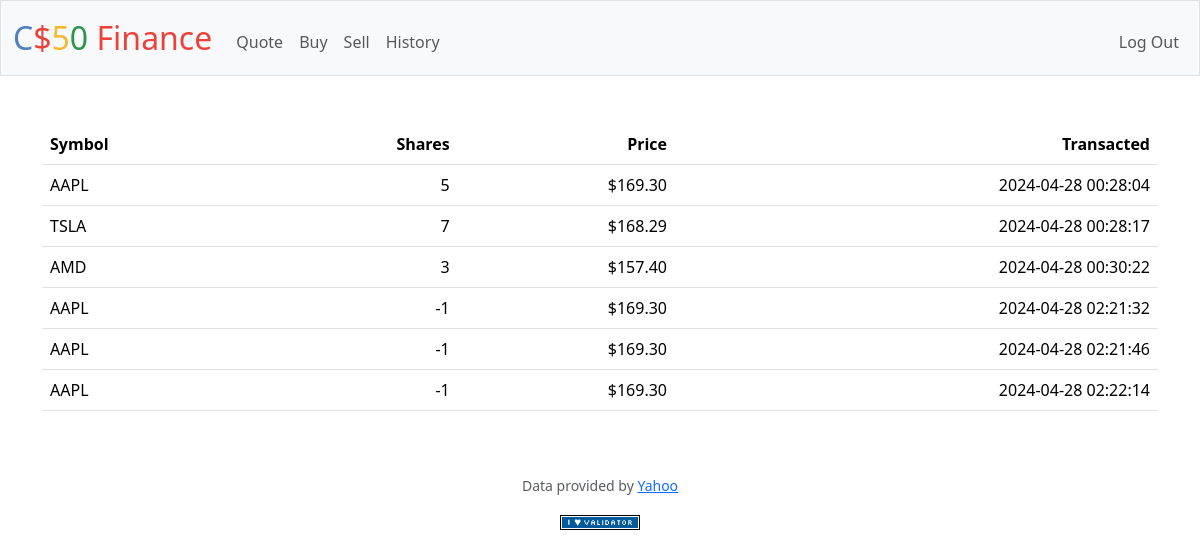
/history (signed in), run on an earlier commit of the app's database.
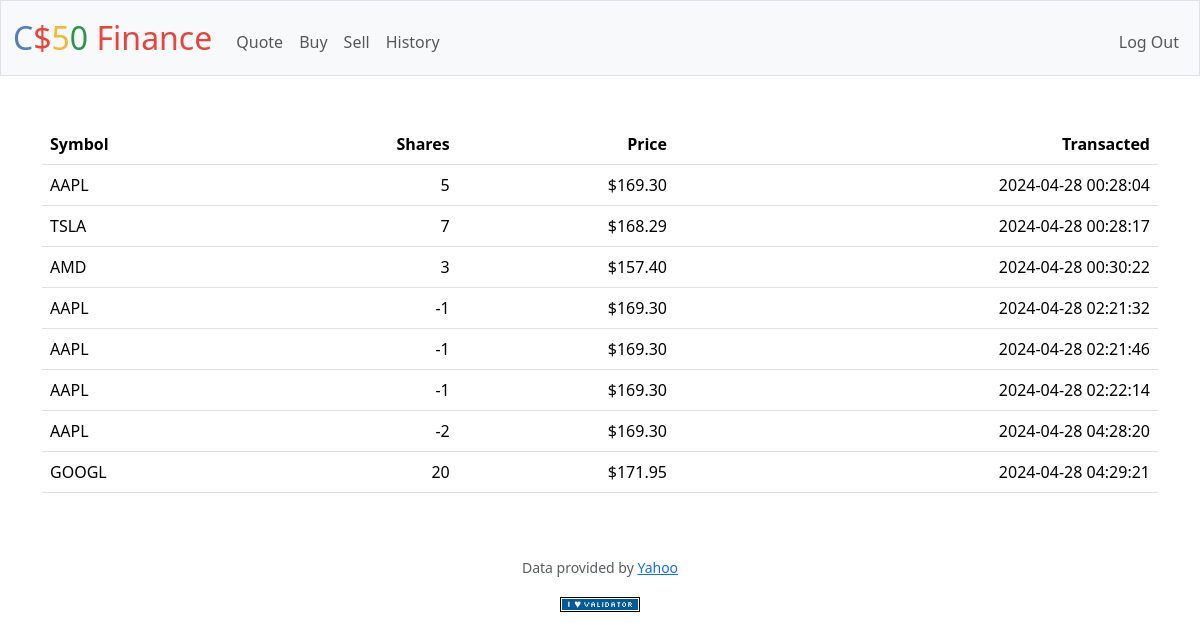
And on a later commit of the database.
### tables this page shows
CREATE TABLE transactions (tx_id INTEGER PRIMARY KEY AUTOINCREMENT NOT NULL UNIQUE, user_id INTEGER NOT NULL, symbol TEXT NOT NULL, shares INTEGER NOT NULL, price NUMERIC NOT NULL, datetime DATETIME NOT NULL, FOREIGN KEY (user_id) REFERENCES users(id));

### app.py (the view)
@app.route("/history")
@login_required
def history():
    transactions = db.execute("SELECT symbol, shares, price, datetime FROM transactions WHERE user_id = ?", session["user_id"])
    return render_template("history.html", transactions=transactions)

### app.py (called while the page is built)
@app.after_request
def after_request(response):
    response.headers["Cache-Control"] = "no-cache, no-store, must-revalidate"
    response.headers["Expires"] = 0
    response.headers["Pragma"] = "no-cache"
    return response

### helpers.py (called while the page is built)
def login_required(f):
    @wraps(f)
    def decorated_function(*args, **kwargs):
        if session.get("user_id") is None:
            return redirect("/login")
        return f(*args, **kwargs)
    return decorated_function

def usd(value):
    return f"${value:,.2f}"

### templates/history.html (shortened to what this page needs)
{% extends 'layout.html' %}
{% block main %}
    <table class="table">
        <thead>
            <tr>
                <th class="text-start">Symbol</th>
                <th class="text-end">Shares</th>
                <th class="text-end">Price</th>
                <th class="text-end">Transacted</th>
            </tr>
        </thead>
        <tbody>
            {% for row in transactions %}
                <tr>
                    <td class="text-start">{{ row.symbol }}</td>
                    <td class="text-end">{{ row.shares }}</td>
                    <td class="text-end">{{ row.price | usd }}</td>
                    <td class="text-end">{{ row.datetime }}</td>
                </tr>
            {% endfor %}
        </tbody>
    </table>
{% endblock %}

### templates/layout.html (shortened to what this page needs)
<!DOCTYPE html>
<html lang="en">
    <head>
        <link href="https://cdn.jsdelivr.net/npm/bootstrap@5.3.3/dist/css/bootstrap.min.css" rel="stylesheet">
        <link href="/static/styles.css" rel="stylesheet">
    </head>
    <body>
        <nav class="bg-light border navbar navbar-expand-md navbar-light">
            <div class="container-fluid">
                <a class="navbar-brand" href="/"><span class="blue">C</span><span class="red">$</span><span class="yellow">5</span><span class="green">0</span> <span class="red">Finance</span></a>
                <div class="collapse navbar-collapse" id="navbar">
                    {% if session["user_id"] %}
                        <ul class="navbar-nav me-auto mt-2">
                            <li class="nav-item"><a class="nav-link" href="/quote">Quote</a></li>
                            <li class="nav-item"><a class="nav-link" href="/buy">Buy</a></li>
                            <li class="nav-item"><a class="nav-link" href="/sell">Sell</a></li>
                            <li class="nav-item"><a class="nav-link" href="/history">History</a></li>
                        </ul>
                        <ul class="navbar-nav ms-auto mt-2">
                            <li class="nav-item"><a class="nav-link" href="/logout">Log Out</a></li>
                        </ul>
                    {% else %}
                        <ul class="navbar-nav ms-auto mt-2">
                            <li class="nav-item"><a class="nav-link" href="/register">Register</a></li>
                            <li class="nav-item"><a class="nav-link" href="/login">Log In</a></li>
                        </ul>
                    {% endif %}
                </div>
            </div>
        </nav>
        <main class="container py-5 text-center">
            {% block main %}{% endblock %}
        </main>
        <footer class="mb-5">
            <p class="mb-3 small text-center text-muted">
                Data provided by <a href="https://finance.yahoo.com/">Yahoo</a>
            </p>
            <form action="https://validator.w3.org/check" class="text-center" enctype="multipart/form-data" method="post" target="_blank">
                <input alt="Validate" src="/static/I_heart_validator.png" type="image">
            </form>
        </footer>
    </body>
</html>

### static/styles.css (style rules this page uses)
nav .navbar-brand { font-size: xx-large; }
nav .navbar-brand .blue { color: #537fbe; }
nav .navbar-brand .red { color: #ea433b; }
nav .navbar-brand .yellow { color: #f5b82e; }
nav .navbar-brand .green { color: #2e944b; }

What changed in the data, as far as the page shows it:
added transactions: symbol "AAPL", shares "-2", price "$169.30", datetime "2024-04-28 04:28:20"
added transactions: symbol "GOOGL", shares "20", price "$171.95", datetime "2024-04-28 04:29:21"
